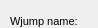
     <widget class="QWidget" name="page_16">
      <property name="geometry">
       <rect>
        <x>0</x>
        <y>0</y>
        <width>98</width>
        <height>28</height>
       </rect>
      </property>
      <attribute name="label">
       <string>Specific information</string>
      </attribute>
      <widget class="QLineEdit" name="wjump_mheight">
       <property name="geometry">
        <rect>
         <x>380</x>
         <y>10</y>
         <width>160</width>
         <height>20</height>
        </rect>
       </property>
       <property name="inputMask">
        <string/>
       </property>
       <property name="text">
        <string/>
       </property>
       <property name="frame">
        <bool>true</bool>
       </property>
      </widget>
      <widget class="QLineEdit" name="wjump_name">
       <property name="geometry">
        <rect>
         <x>110</x>
         <y>10</y>
         <width>160</width>
         <height>20</height>
        </rect>
       </property>
       <property name="inputMask">
        <string/>
       </property>
       <property name="text">
        <string/>
       </property>
       <property name="frame">
        <bool>true</bool>
       </property>
      </widget>
      <widget class="QLabel" name="label_wjump_security_bar">
       <property name="geometry">
        <rect>
         <x>10</x>
         <y>40</y>
         <width>91</width>
         <height>22</height>
        </rect>
       </property>
       <property name="font">
        <font>
         <pointsize>8</pointsize>
        </font>
       </property>
       <property name="frameShape">
        <enum>QFrame::NoFrame</enum>
       </property>
       <property name="frameShadow">
        <enum>QFrame::Plain</enum>
       </property>
       <property name="text">
        <string>Security bar:</string>
       </property>
       <property name="textFormat">
        <enum>Qt::AutoText</enum>
       </property>
       <property name="scaledContents">
        <bool>false</bool>
       </property>
       <property name="alignment">
        <set>Qt::AlignLeading|Qt::AlignLeft|Qt::AlignVCenter</set>
       </property>
       <property name="margin">
        <number>3</number>
       </property>
      </widget>
      <widget class="QLabel" name="label_wjump_name">
       <property name="geometry">
        <rect>
         <x>10</x>
         <y>10</y>
         <width>91</width>
         <height>22</height>
        </rect>
       </property>
       <property name="font">
        <font>
         <pointsize>8</pointsize>
        </font>
       </property>
       <property name="frameShape">
        <enum>QFrame::NoFrame</enum>
       </property>
       <property name="frameShadow">
        <enum>QFrame::Plain</enum>
       </property>
       <property name="text">
        <string>Wjump name:</string>
       </property>
       <property name="textFormat">
        <enum>Qt::AutoText</enum>
       </property>
       <property name="scaledContents">
        <bool>false</bool>
       </property>
       <property name="alignment">
        <set>Qt::AlignLeading|Qt::AlignLeft|Qt::AlignVCenter</set>
       </property>
       <property name="margin">
        <number>3</number>
       </property>
      </widget>
      <widget class="QLabel" name="label_wjump_mheight">
       <property name="geometry">
        <rect>
         <x>280</x>
         <y>5</y>
         <width>111</width>
         <height>31</height>
        </rect>
       </property>
       <property name="font">
        <font>
         <pointsize>8</pointsize>
        </font>
       </property>
       <property name="frameShape">
        <enum>QFrame::NoFrame</enum>
       </property>
       <property name="frameShadow">
        <enum>QFrame::Plain</enum>
       </property>
       <property name="text">
        <string>Height:</string>
       </property>
       <property name="textFormat">
        <enum>Qt::AutoText</enum>
       </property>
       <property name="scaledContents">
        <bool>false</bool>
       </property>
       <property name="alignment">
        <set>Qt::AlignLeading|Qt::AlignLeft|Qt::AlignVCenter</set>
       </property>
       <property name="wordWrap">
        <bool>true</bool>
       </property>
       <property name="margin">
        <number>3</number>
       </property>
      </widget>
      <widget class="QLineEdit" name="wjump_security_bar">
       <property name="geometry">
        <rect>
         <x>110</x>
         <y>40</y>
         <width>160</width>
         <height>20</height>
        </rect>
       </property>
       <property name="inputMask">
        <string/>
       </property>
       <property name="text">
        <string/>
       </property>
       <property name="frame">
        <bool>true</bool>
       </property>
      </widget>
      <widget class="QLabel" name="label_wjump_length">
       <property name="geometry">
        <rect>
         <x>280</x>
         <y>35</y>
         <width>111</width>
         <height>31</height>
        </rect>
       </property>
       <property name="font">
        <font>
         <pointsize>8</pointsize>
        </font>
       </property>
       <property name="frameShape">
        <enum>QFrame::NoFrame</enum>
       </property>
       <property name="frameShadow">
        <enum>QFrame::Plain</enum>
       </property>
       <property name="text">
        <string>Length:</string>
       </property>
       <property name="textFormat">
        <enum>Qt::AutoText</enum>
       </property>
       <property name="scaledContents">
        <bool>false</bool>
       </property>
       <property name="alignment">
        <set>Qt::AlignLeading|Qt::AlignLeft|Qt::AlignVCenter</set>
       </property>
       <property name="wordWrap">
        <bool>true</bool>
       </property>
       <property name="margin">
        <number>3</number>
       </property>
      </widget>
      <widget class="QLineEdit" name="wjump_length">
       <property name="geometry">
        <rect>
         <x>380</x>
         <y>40</y>
         <width>160</width>
         <height>20</height>
        </rect>
       </property>
       <property name="inputMask">
        <string/>
       </property>
       <property name="text">
        <string/>
       </property>
       <property name="frame">
        <bool>true</bool>
       </property>
      </widget>
      <widget class="QLabel" name="label_wjump_steps">
       <property name="geometry">
        <rect>
         <x>10</x>
         <y>70</y>
         <width>91</width>
         <height>22</height>
        </rect>
       </property>
       <property name="font">
        <font>
         <pointsize>8</pointsize>
        </font>
       </property>
       <property name="frameShape">
        <enum>QFrame::NoFrame</enum>
       </property>
       <property name="frameShadow">
        <enum>QFrame::Plain</enum>
       </property>
       <property name="text">
        <string>Steps:</string>
       </property>
       <property name="textFormat">
        <enum>Qt::AutoText</enum>
       </property>
       <property name="scaledContents">
        <bool>false</bool>
       </property>
       <property name="alignment">
        <set>Qt::AlignLeading|Qt::AlignLeft|Qt::AlignVCenter</set>
       </property>
       <property name="margin">
        <number>3</number>
       </property>
      </widget>
      <widget class="QLabel" name="label_wjump_width">
       <property name="geometry">
        <rect>
         <x>280</x>
         <y>65</y>
         <width>111</width>
         <height>31</height>
        </rect>
       </property>
       <property name="font">
        <font>
         <pointsize>8</pointsize>
        </font>
       </property>
       <property name="frameShape">
        <enum>QFrame::NoFrame</enum>
       </property>
       <property name="frameShadow">
        <enum>QFrame::Plain</enum>
       </property>
       <property name="text">
        <string>Width:</string>
       </property>
       <property name="textFormat">
        <enum>Qt::AutoText</enum>
       </property>
       <property name="scaledContents">
        <bool>false</bool>
       </property>
       <property name="alignment">
        <set>Qt::AlignLeading|Qt::AlignLeft|Qt::AlignVCenter</set>
       </property>
       <property name="wordWrap">
        <bool>true</bool>
       </property>
       <property name="margin">
        <number>3</number>
       </property>
      </widget>
      <widget class="QLineEdit" name="wjump_steps">
       <property name="geometry">
        <rect>
         <x>110</x>
         <y>70</y>
         <width>160</width>
         <height>20</height>
        </rect>
       </property>
       <property name="inputMask">
        <string/>
       </property>
       <property name="text">
        <string/>
       </property>
       <property name="frame">
        <bool>true</bool>
       </property>
      </widget>
      <widget class="QLineEdit" name="wjump_width">
       <property name="geometry">
        <rect>
         <x>380</x>
         <y>70</y>
         <width>160</width>
         <height>20</height>
        </rect>
       </property>
       <property name="inputMask">
        <string/>
       </property>
       <property name="text">
        <string/>
       </property>
       <property name="frame">
        <bool>true</bool>
       </property>
      </widget>
      <widget class="QLabel" name="label_wjump_prot_surface">
       <property name="geometry">
        <rect>
         <x>10</x>
         <y>100</y>
         <width>101</width>
         <height>22</height>
        </rect>
       </property>
       <property name="font">
        <font>
         <pointsize>8</pointsize>
        </font>
       </property>
       <property name="frameShape">
        <enum>QFrame::NoFrame</enum>
       </property>
       <property name="frameShadow">
        <enum>QFrame::Plain</enum>
       </property>
       <property name="text">
        <string>Protection surface:</string>
       </property>
       <property name="textFormat">
        <enum>Qt::AutoText</enum>
       </property>
       <property name="scaledContents">
        <bool>false</bool>
       </property>
       <property name="alignment">
        <set>Qt::AlignLeading|Qt::AlignLeft|Qt::AlignVCenter</set>
       </property>
       <property name="margin">
        <number>3</number>
       </property>
      </widget>
      <widget class="QLabel" name="label_wjump_sander_length">
       <property name="geometry">
        <rect>
         <x>10</x>
         <y>125</y>
         <width>111</width>
         <height>31</height>
        </rect>
       </property>
       <property name="font">
        <font>
         <pointsize>8</pointsize>
        </font>
       </property>
       <property name="frameShape">
        <enum>QFrame::NoFrame</enum>
       </property>
       <property name="frameShadow">
        <enum>QFrame::Plain</enum>
       </property>
       <property name="text">
        <string>Sander length:</string>
       </property>
       <property name="textFormat">
        <enum>Qt::AutoText</enum>
       </property>
       <property name="scaledContents">
        <bool>false</bool>
       </property>
       <property name="alignment">
        <set>Qt::AlignLeading|Qt::AlignLeft|Qt::AlignVCenter</set>
       </property>
       <property name="wordWrap">
        <bool>true</bool>
       </property>
       <property name="margin">
        <number>3</number>
       </property>
      </widget>
      <widget class="QLineEdit" name="wjump_prot_surface">
       <property name="geometry">
        <rect>
         <x>110</x>
         <y>100</y>
         <width>160</width>
         <height>20</height>
        </rect>
       </property>
       <property name="inputMask">
        <string/>
       </property>
       <property name="text">
        <string/>
       </property>
       <property name="frame">
        <bool>true</bool>
       </property>
      </widget>
      <widget class="QLineEdit" name="wjump_sander_length">
       <property name="geometry">
        <rect>
         <x>110</x>
         <y>130</y>
         <width>160</width>
         <height>20</height>
        </rect>
       </property>
       <property name="inputMask">
        <string/>
       </property>
       <property name="text">
        <string/>
       </property>
       <property name="frame">
        <bool>true</bool>
       </property>
      </widget>
      <widget class="QLineEdit" name="wjump_sander_depth">
       <property name="geometry">
        <rect>
         <x>110</x>
         <y>160</y>
         <width>160</width>
         <height>20</height>
        </rect>
       </property>
       <property name="inputMask">
        <string/>
       </property>
       <property name="text">
        <string/>
       </property>
       <property name="frame">
        <bool>true</bool>
       </property>
      </widget>
      <widget class="QLabel" name="label_wjump_sander_depth">
       <property name="geometry">
        <rect>
         <x>10</x>
         <y>160</y>
         <width>101</width>
         <height>22</height>
        </rect>
       </property>
       <property name="font">
        <font>
         <pointsize>8</pointsize>
        </font>
       </property>
       <property name="frameShape">
        <enum>QFrame::NoFrame</enum>
       </property>
       <property name="frameShadow">
        <enum>QFrame::Plain</enum>
       </property>
       <property name="text">
        <string>Sander depth:</string>
       </property>
       <property name="textFormat">
        <enum>Qt::AutoText</enum>
       </property>
       <property name="scaledContents">
        <bool>false</bool>
       </property>
       <property name="alignment">
        <set>Qt::AlignLeading|Qt::AlignLeft|Qt::AlignVCenter</set>
       </property>
       <property name="margin">
        <number>3</number>
       </property>
      </widget>
     </widget>
